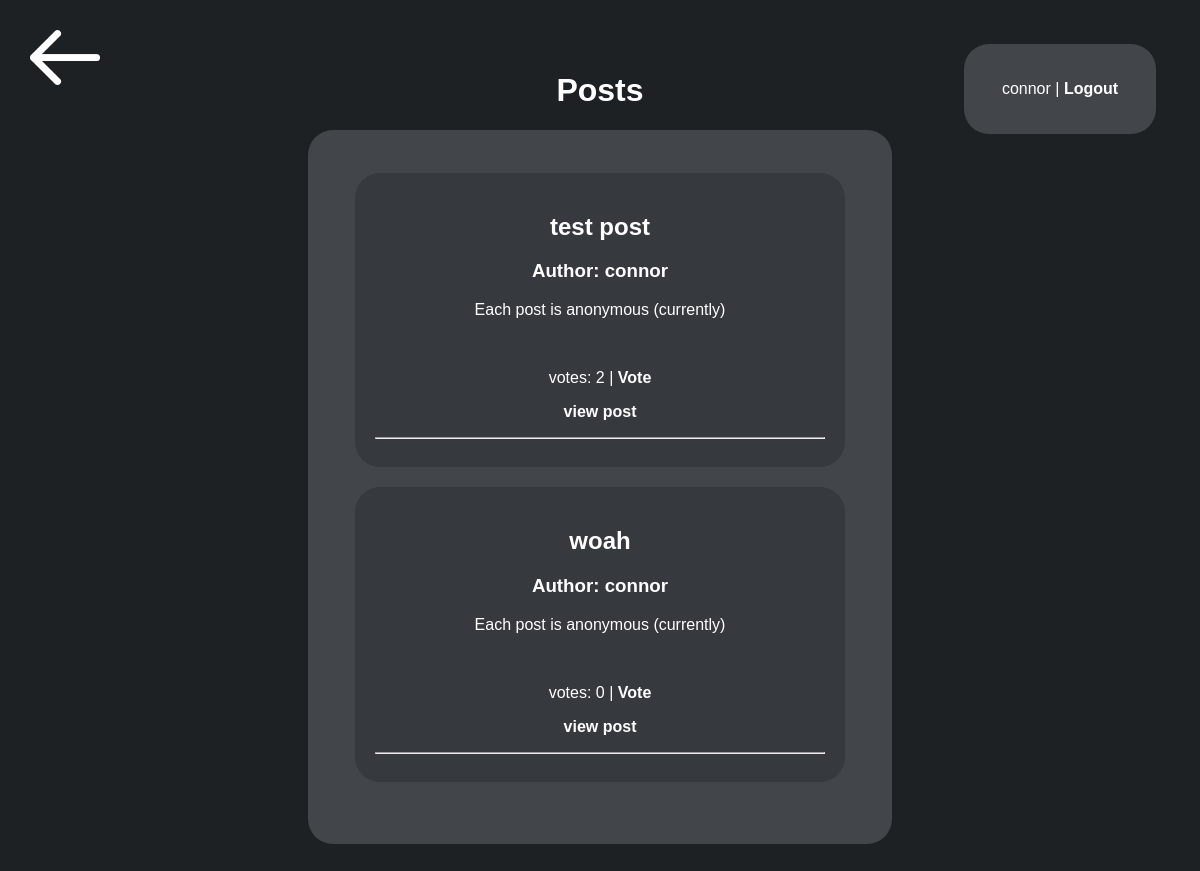
The app's page /recipient (signed in), older data.
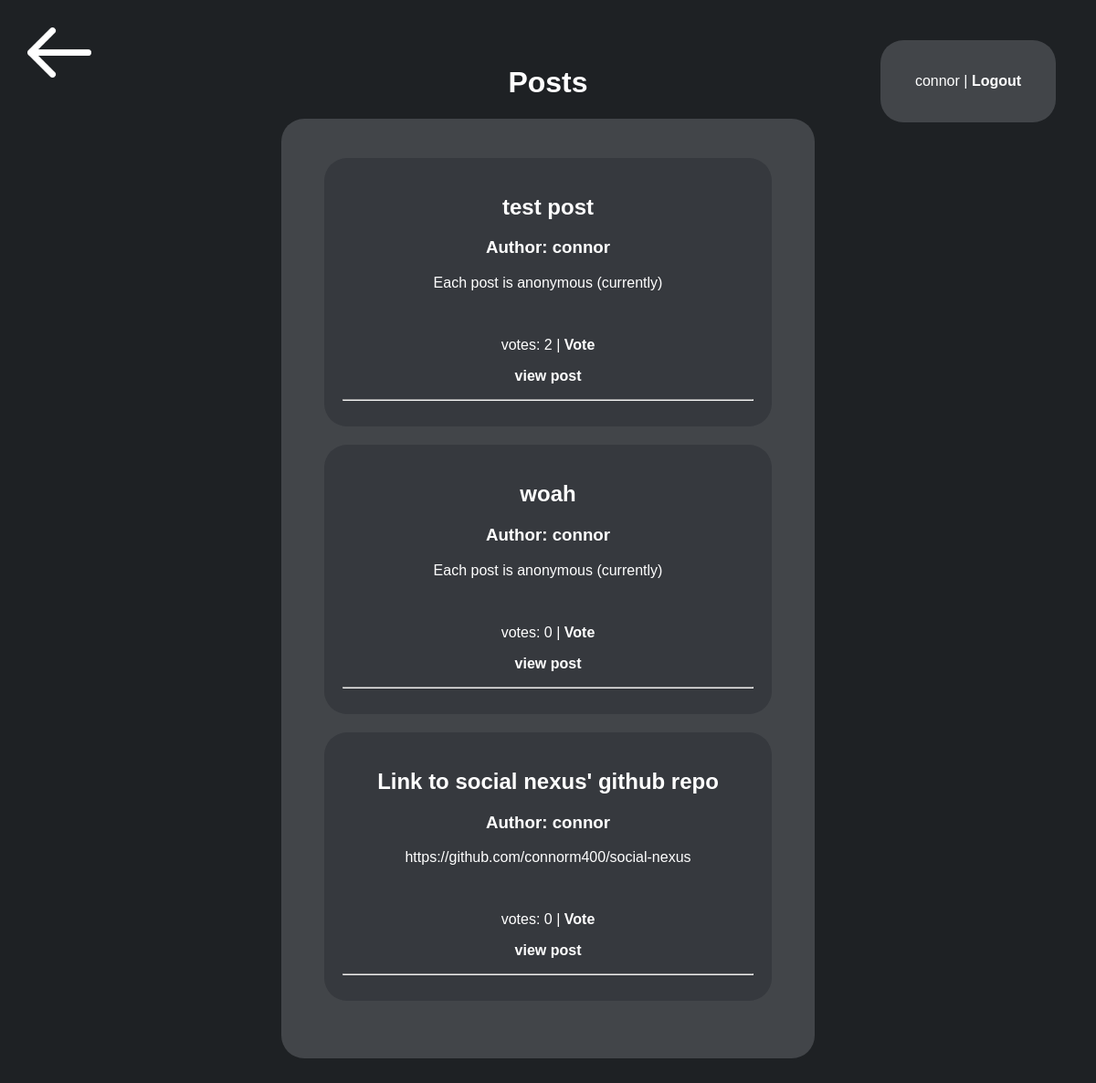
The same page, newer data.
### app.py (models this page shows, shortened)
class entry(db.Model):
    id = db.Column(db.Integer, primary_key=True)
    title = db.Column(db.String(150), nullable=False)
    content = db.Column(db.String(400), nullable=False)
    date_created = db.Column(db.DateTime, default=datetime.now)
    votes = db.Column(db.Integer, default=0)
    author = db.Column(db.Integer, nullable=False)
    author_name = db.Column(db.String(20), nullable=False)
    comments = db.relationship('comment', backref="entry", lazy=True, cascade='all, delete')

class User(UserMixin, db.Model):
    id = db.Column(db.Integer, primary_key=True)
    name = db.Column(db.String(20), nullable=False)
    password = db.Column(db.String(20), nullable=False)

### app.py (the view)
@app.route('/recipient')
def viewentries():
    submissions = entry.query.order_by(entry.date_created).all()
    return render_template('recipient.html', submissions=submissions, logged_in=current_user.is_authenticated, name=current_user.name)

### app.py (called while the page is built)
@login_manager.user_loader
def load_user(user_id):
    return User.query.get(int(user_id))

### templates/recipient.html (shortened to what this page needs)
{% extends 'base.html' %}
{% block body %}
<a href="/"><img src="{{ url_for('static', filename='images/back-arrow.png') }}" class="back"></a>
<h1>Posts</h1>
<div class="box">
    {% for entry in submissions %}
        <div class="postbox">
            <h2>{{ entry.title }}</h2>
            <h3>Author: {{ entry.author_name }}</h3>
            <p>{{ entry.content }}</p>
            <br>
            <p>votes: {{ entry.votes }} | <a href="/upvote-post/{{ entry.id }}" class="post-link">Vote</a></p>
            <p><b><a href="/post/{{entry.id}}" class="post-link">view post</a></b></p>
            {% if submissions|length > 1 %}
                <hr>
            {% endif %}
        </div>
    {% endfor %}
</div>
{% if logged_in %}
    <div class="login-bar">
        {{ name }} | <a href="/logout">Logout</a>
    </div>
{% else %}
    <div class="login-bar">
        <a href="/login">Login</a> | <a href="/signup">Signup</a>
    </div>
{% endif %}
<div class="messages">
</div>
{% endblock %}

### templates/base.html (shortened to what this page needs)
<!DOCTYPE html>
<html>
    <head>
        <link rel="stylesheet" href="{{ url_for('static', filename='css/main.css') }}">
    </head>
    <body>
        {% block body %}{% endblock %}
    </body>
</html>

### static/css/main.css (style rules this page uses)
body { background-color: rgb(30,33,36); font-family: sans-serif; text-align: center; margin: 6%; color: white; }
.box { background-color: rgb(66, 69, 73); width: 40%; min-width: 500px; margin:auto; border-radius: 25px; padding: 4%; }
img.back { position:absolute; width: 70px; top: 20px; left: 20px; padding:10px; }
.postbox { background-color: rgb(54,57,62); width: 90%; min-width: 450px; margin:auto; border-radius: 25px; padding: 4%; color:white; margin-bottom: 20px; }
a { color:white; font-weight:bold; text-decoration: none; }
.login-bar { background-color: rgb(66, 69, 73); margin: 2%; padding: 3%; width: 10%; border-radius: 25px; position: fixed; top: 20px; right: 20px; }
.messages { margin: 2%; padding: 3%; width: 10%; border-radius: 25px; position: fixed; top: 20px; left: 20px; }

Row changes from the older to the newer data that the page shows:
added entry: title "Link to social nexus' github repo", author_name "connor", content "https://github.com/connorm400/social-nexus", votes "0"
